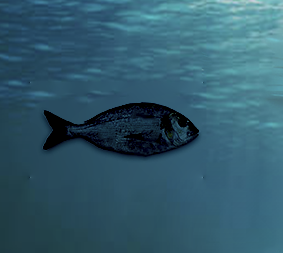
#> input picture resimaynalamauzatmatekraretsarma/fish.png, 283 x 253 px
$ python 'resimaydınlamauzatmatekrarsarma.py'
#> lines starting #> are read from the running program, lines starting #| are printed output that depends on the picture
import cv2
import numpy as np

resim=cv2.imread("fish.png")
#> resim is the input picture: shape (253, 283, 3); mean B, G, R 108.1, 90.7, 50.4

aynalananresim=cv2.copyMakeBorder(resim,100,100,100,100,cv2.BORDER_REFLECT)
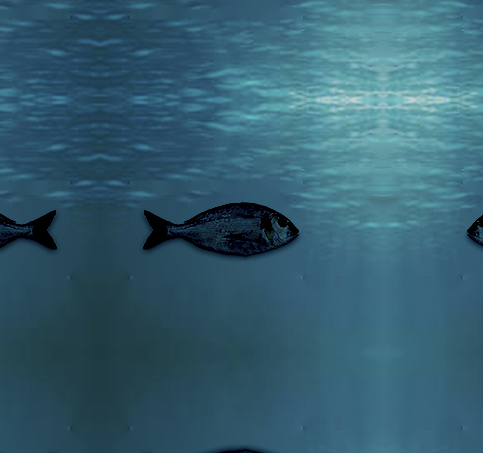
#> aynalananresim: shape (453, 483, 3); mean B, G, R 112, 94.6, 52.9
uzatilanresim=cv2.copyMakeBorder(resim,120,120,120,120,cv2.BORDER_REPLICATE)
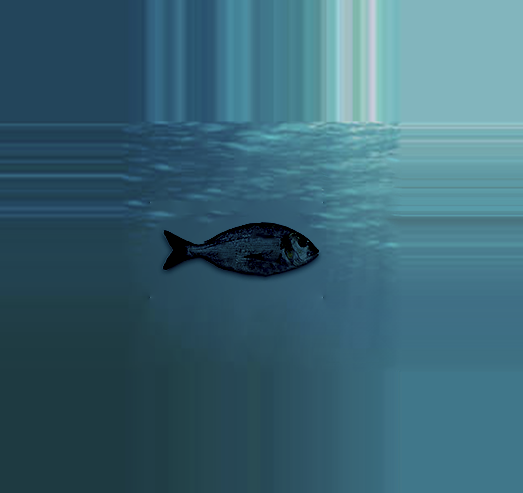
#> uzatilanresim: shape (493, 523, 3); mean B, G, R 116, 100.7, 58.6
tekrarresim=cv2.copyMakeBorder(resim,120,120,120,120,cv2.BORDER_WRAP)
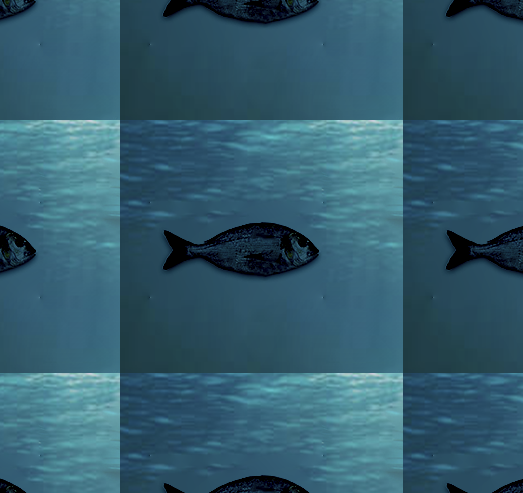
#> tekrarresim: shape (493, 523, 3); mean B, G, R 109.7, 92.3, 51.4
sarilanresim=cv2.copyMakeBorder(resim,120,120,120,120,cv2.BORDER_CONSTANT,value=(75,150,255))
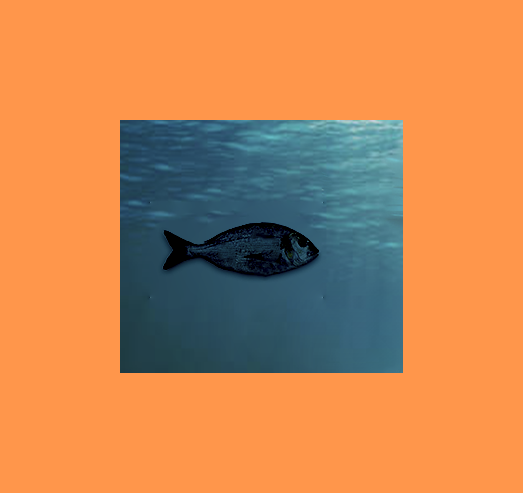
#> sarilanresim: shape (493, 523, 3); mean B, G, R 84.2, 133.5, 198.2


cv2.imshow("aynalanan balik",aynalananresim)
cv2.imshow("uzatılan balik",uzatilanresim)
cv2.imshow("tekrarlanan balik",tekrarresim)
cv2.imshow("lan balik",sarilanresim)

cv2.waitKey(0)
#> (the run stopped early here; a loop or call above may not have finished)
